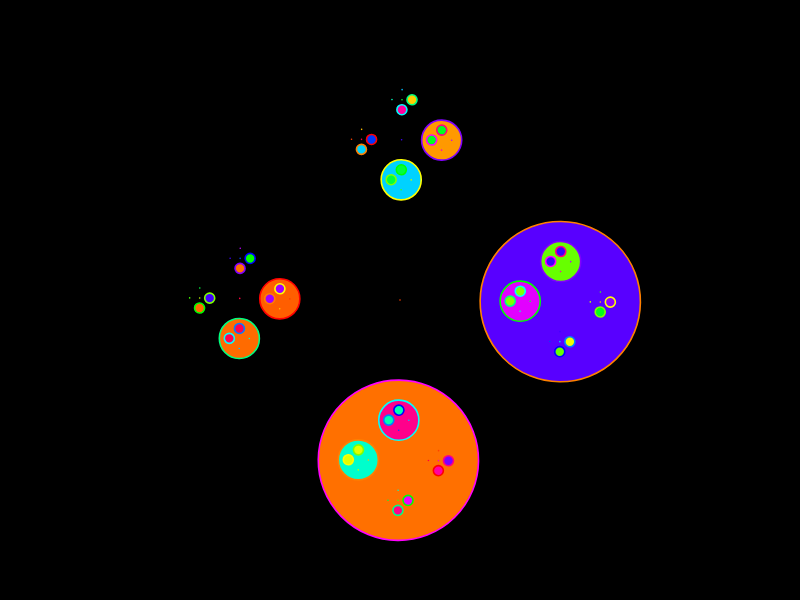
Frame 1 (no input)
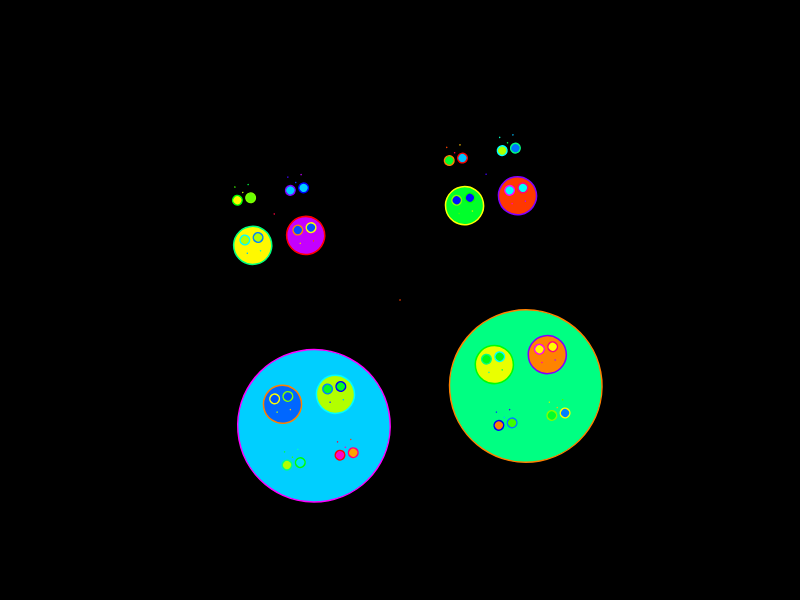
Frame 60 (no input)
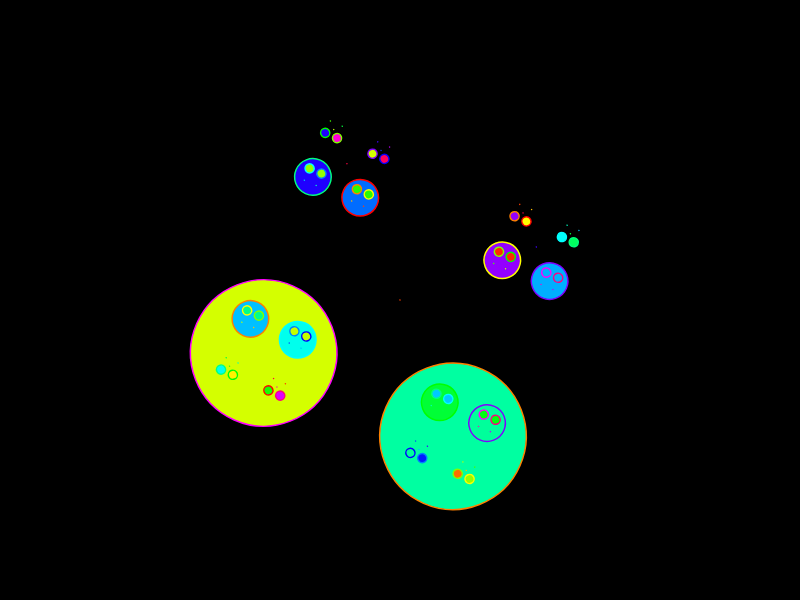
Frame 120 (the mouse pressed at the canvas centre since frame 60)

The p5.js sketch that drew these frames (run headless with seeded random() and noise() and a simulated clock; from frame 60 on, the mouse is pressed at the canvas centre):

// p5.js sketch
// ── sketch.js
let count = 0; 
let segment= []; 


function setup(){
    createCanvas(800,600);
    colorMode(HSB);
    rectMode(CENTER); 
    // noFill(); 
    

}



function draw(){
    background(0,0,0);
   count = 0;
   push();
   translate(width/2, height/2);
   scale(map(noise(frameCount*0.002), 0, 10, 1, 10)); 
   rotate(frameCount * 0.01); 
   drawCircles(0 ,0 , 400);
   pop();
   
}

function drawCircles(x, y, diameter){
    count++; 

    let h = map(count +frameElement, 0, 24, 0, 360)%360; 
    stroke(h, 100, 100);
    if(count % 2 === 0){
        // noFill();
        ellipse(x,y,diameter);
        
        
    }
    else{
        triangle(x, y, diameter); 


    }
    if (diameter > 19){
        fill(random(365), 100, 100);
        drawCircles(x + diameter / 4, y, diameter / 4);
        fill(random(365), 100, 100);
        drawCircles(x - diameter / 4, y, diameter / 4);
        drawCircles(x, y + diameter / 4, diameter / 4);
        drawCircles(x, y - diameter / 4, diameter / 4);
        
    }

    else if(diameter > 10){
        drawCircles(x, y, diameter);
        drawCircles(x, y, diameter);
        drawBranches(l);



    }
    else{
        console.log(count); 

    }
    

}



function drawBranches(l){
    count++;

    strokeWeight(1 + count * 0.1);
    line(0,0,0,-l);
  
    translate(0, -l);
  
    l = l * 0.6;
  
    if (l > 4) {
      push();
      rotate(radians(-50));
      map(sin(frameCount*0.01), -1, 1, 1.01, 4);
      
      drawBranches(l);
      pop();
  
      push();
      rotate(radians(50));
      drawBranches(l);
      drawBranches(l);
      pop();
      console.log(count);
    } 
    
}

    


// ── KochLine.js
class KochLine{
    constructor(start, end){
        this.start = start; 
        this.end = end; 
    



    }
    show(){
        KochLine(this.start.x, this.start.y)
    }

}
